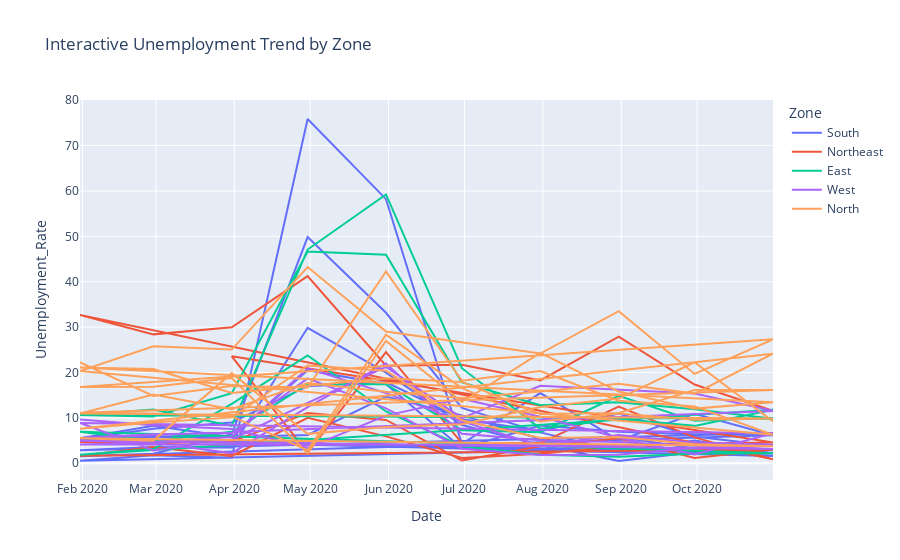

The cell this chart's notebook holds for it:
### Code cell
import plotly.express as px

fig = px.line(df, x='Date', y='Unemployment_Rate', color='Zone', title='Interactive Unemployment Trend by Zone')
fig.show()
